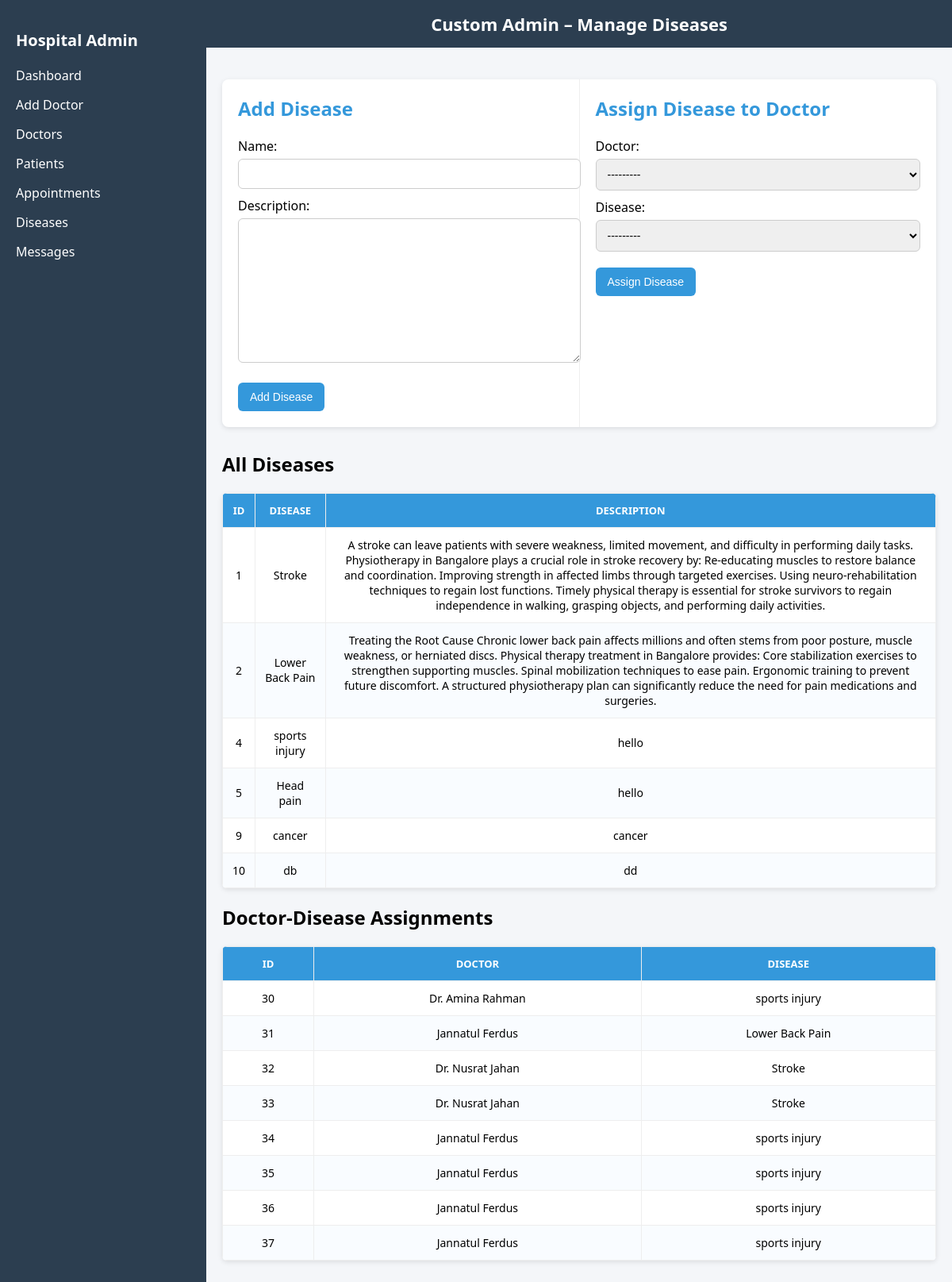
Before: /custom_admin/diseases/ (signed in) with the older database file.
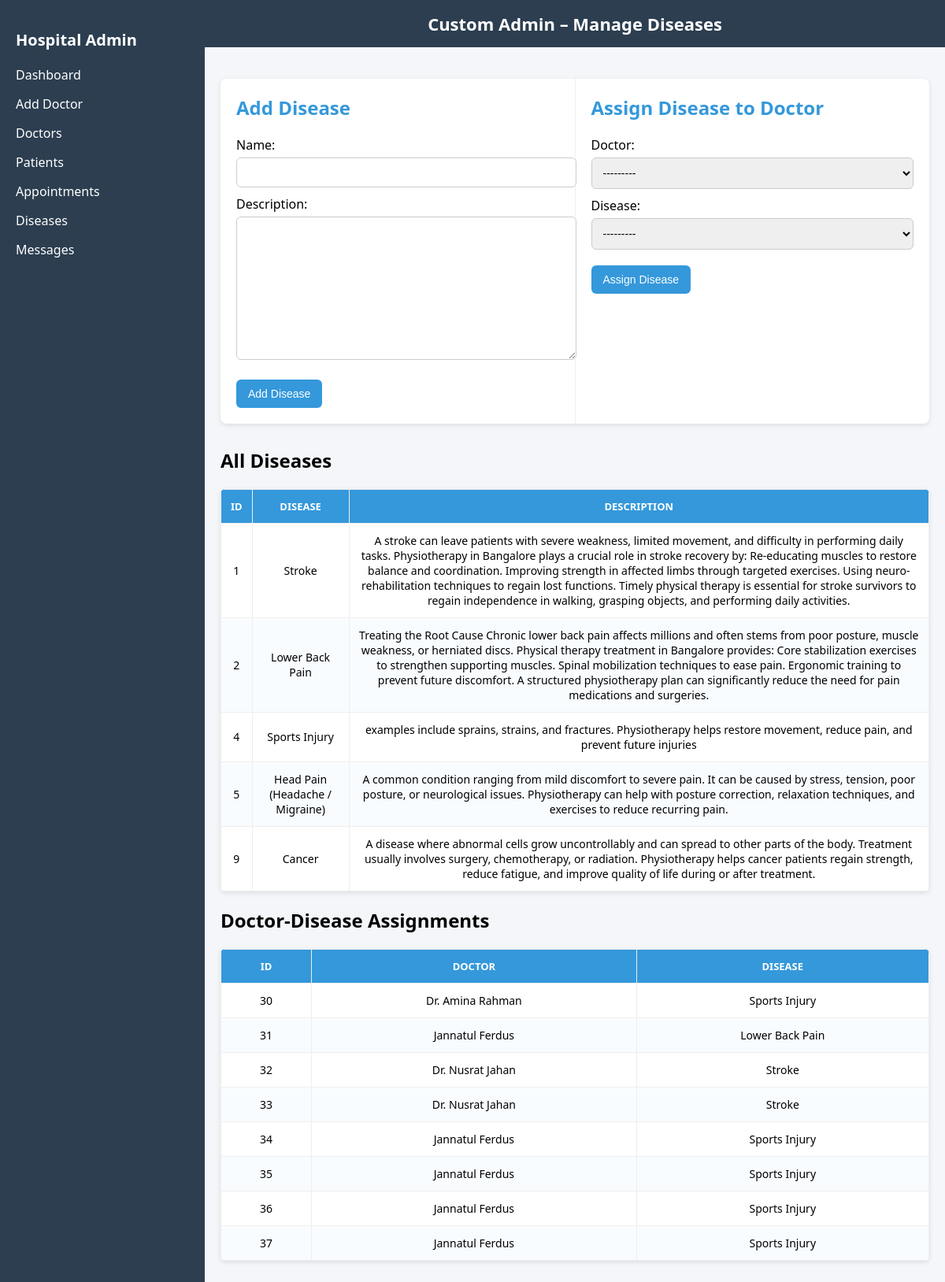
After: the same page with the newer database file.
### main_app/models.py (models this page shows)
class Disease(models.Model):
    name = models.CharField(max_length=100, unique=True)
    description = models.TextField()
    def __str__(self):
        return self.name

class DoctorDiseaseAssignment(models.Model):
    doctor = models.ForeignKey(Doctor, on_delete=models.CASCADE)
    disease = models.ForeignKey(Disease, on_delete=models.CASCADE)

class Doctor(models.Model):
    full_name = models.CharField(max_length=100)
    specialization = models.CharField(max_length=100)
    phone = models.CharField(max_length=15)
    email = models.EmailField(unique=True)
    availability = models.JSONField(default=dict, blank=True, null=True)
    def __str__(self):
        return self.full_name

### custom_admin/views.py (the view, shortened to what this page needs)
# urls.py: path("diseases/", views.manage_diseases, name="diseases"),
@login_required
def manage_diseases(request):
    disease_form = DiseaseForm()
    assignment_form = DoctorDiseaseAssignmentForm()
    latest_id = None
    diseases = Disease.objects.all()
    assignments = DoctorDiseaseAssignment.objects.select_related("doctor", "disease")
    return render(request, "admin_diseases.html", {
        "disease_form": disease_form,
        "assignment_form": assignment_form,
        "diseases": diseases,
        "assignments": assignments,
        "latest_id": latest_id,
    })

### main_app/forms.py
class DiseaseForm(forms.ModelForm):
    class Meta:
        model = Disease
        fields = ["name", "description"]

class DoctorDiseaseAssignmentForm(forms.ModelForm):
    class Meta:
        model = DoctorDiseaseAssignment
        fields = ["doctor", "disease"]

### custom_admin/templates/admin_diseases.html (shortened to what this page needs)
{% load static %}
<!DOCTYPE html>
<html lang="en">
  <head>
    <link rel="stylesheet" href="{% static 'css/admin_diseases.css' %}" />
  </head>
  <body>
     {% include 'sidder_part.html' %}
    <div class="layout disease-admin">
      <header>Custom Admin – Manage Diseases</header>
      <div class="container">
        <div class="forms">
          <div class="card">
            <h2>Add Disease</h2>
            <form method="post">
              {{ disease_form.as_p }}
              <button type="submit" name="disease_submit" class="btn">Add Disease</button>
            </form>
          </div>
          <div class="card">
            <h2>Assign Disease to Doctor</h2>
            <form method="post">
              {{ assignment_form.as_p }}
              <button type="submit" name="assignment_submit" class="btn">Assign Disease</button>
            </form>
          </div>
        </div>
        <h2>All Diseases</h2>
        <table>
          <thead>
            <tr>
              <th>ID</th>
              <th>Disease</th>
              <th>Description</th>
            </tr>
          </thead>
          <tbody>
            {% for d in diseases %}
            <tr>
              <td>{{ d.id }}</td>
              <td>{{ d.name }}</td>
              <td>{{ d.description }}</td>
            </tr>
            {% empty %}
            <tr>
              <td colspan="3">No diseases found.</td>
            </tr>
            {% endfor %}
          </tbody>
        </table>
        <h2>Doctor-Disease Assignments</h2>
        <table>
          <thead>
            <tr>
              <th>ID</th>
              <th>Doctor</th>
              <th>Disease</th>
            </tr>
          </thead>
          <tbody>
            {% for a in assignments %}
            <tr>
              <td>{{ a.id }}</td>
              <td>{{ a.doctor.full_name }}</td>
              <td>{{ a.disease.name }}</td>
            </tr>
            {% empty %}
            <tr>
              <td colspan="3">No assignments found.</td>
            </tr>
            {% endfor %}
          </tbody>
        </table>
      </div>
    </div>
  </body>
</html>

Changed rows visible on the page:
removed Disease: id "10", name "db", description "dd"
changed Disease id 4: name "sports injury" → "Sports Injury"; description "hello" → "examples include sprains, strains, and fractures. Physiotherapy helps restore movement, reduce pain, and prevent future injuries"
changed Disease id 5: name "Head pain" → "Head Pain (Headache / Migraine)"; description "hello" → "A common condition ranging from mild discomfort to severe pain. It can be caused by stress, tension, poor posture, or neurological issues. Physiotherapy can help with posture correction, relaxation techniques, and exercises to reduce recurring pain."
changed Disease id 9: name "cancer" → "Cancer"; description "cancer" → "A disease where abnormal cells grow uncontrollably and can spread to other parts of the body. Treatment usually involves surgery, chemotherapy, or radiation. Physiotherapy helps cancer patients regain strength, reduce fatigue, and improve quality of life during or after treatment."
changed through a linked row, DoctorDiseaseAssignment "Dr. Amina Rahman": disease.name "sports injury" → "Sports Injury"
changed through a linked row, DoctorDiseaseAssignment id 34: disease.name "sports injury" → "Sports Injury"
changed through a linked row, DoctorDiseaseAssignment id 35: disease.name "sports injury" → "Sports Injury"
changed through a linked row, DoctorDiseaseAssignment id 36: disease.name "sports injury" → "Sports Injury"
changed through a linked row, DoctorDiseaseAssignment id 37: disease.name "sports injury" → "Sports Injury"
